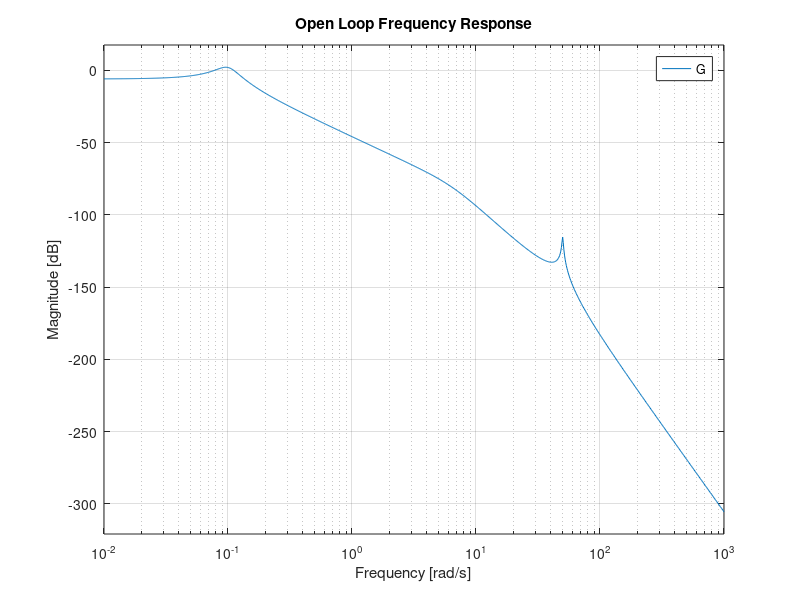
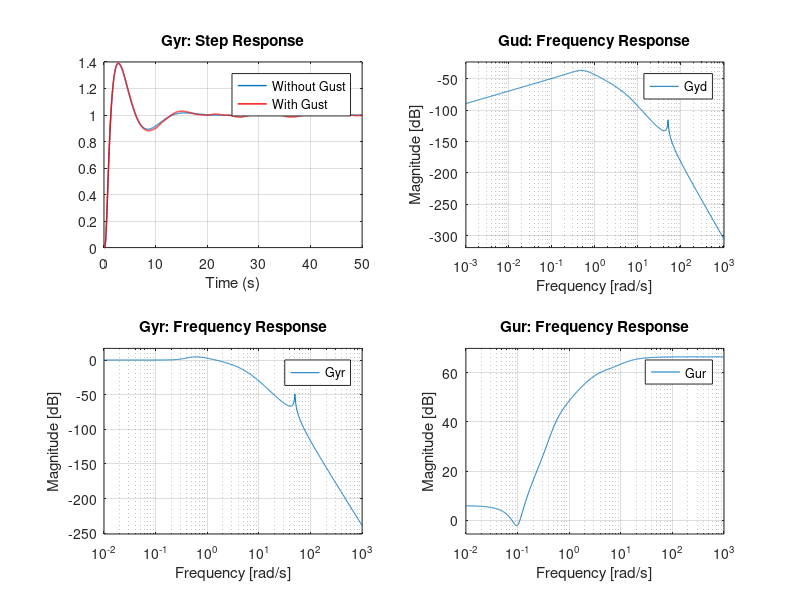
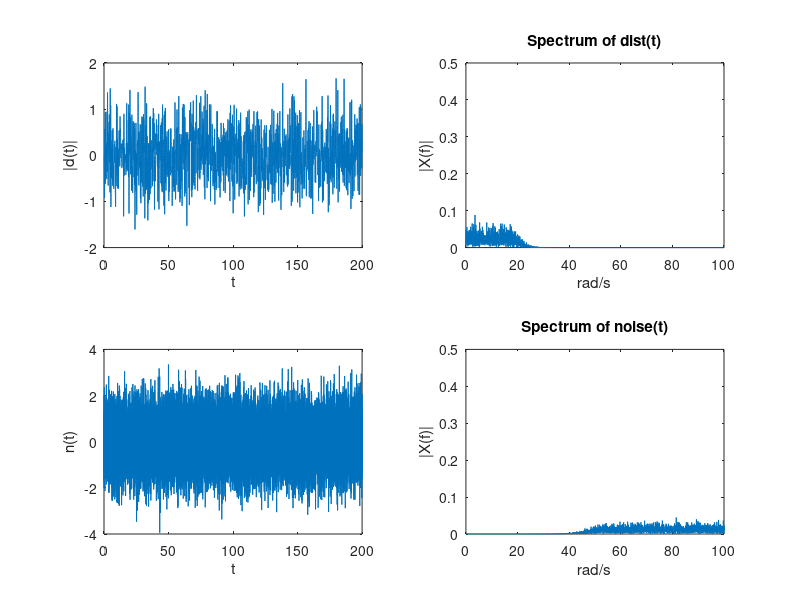
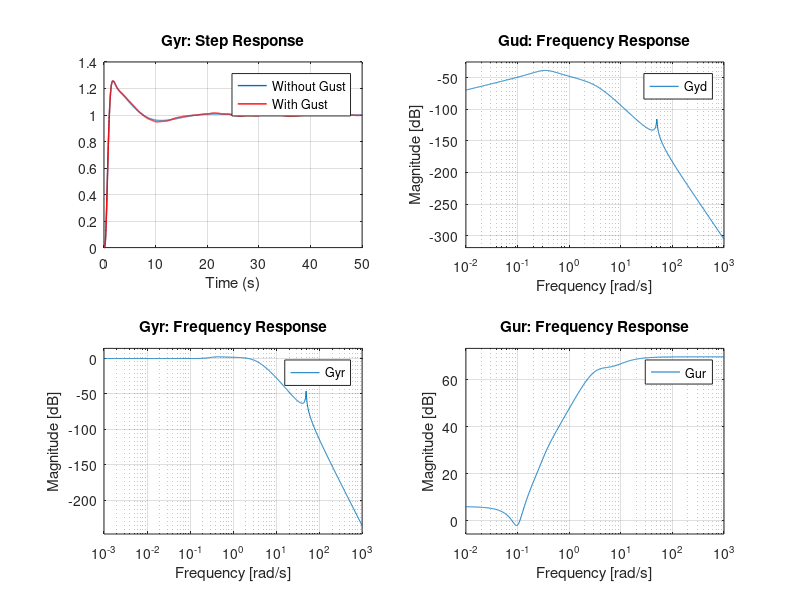

MATLAB code for these plots, in order: (Note: a time limit stopped this script after it produced the figures.)
clear; clc; 
close all
%% Helicopter Model
s = tf('s');

Om1 = 0.1; z1 = 0.2; % Phugoid
Om2 = 6.5; z2 = 0.7; % Short period
Om3 = 50; z3 = 0.01; % Flex mode

G1 = tf(Om1^2,[1 2*z1*Om1 Om1^2]);
G2 = tf(Om2^2,[1 2*z2*Om2 Om2^2]);
G3 = tf(Om3^2,[1 2*z3*Om3 Om3^2]);
G = 0.5*G1*G2*G3;

figure(1)
bodemag(G); title('Open Loop Frequency Response')
% print -depsc plantBode.eps

%% Create disturbance and noise signals.
dt = 0.01; Fs = 1/dt;
F = 1/(s/5+1);
T = 0:dt:200;

% Create disturbance
D = 2*randn(length(T),1);
wc = (20/2/pi)/(Fs/2); % Normalized cutoff frequency (10 rqd/s)
[fb,fa] = butter(10,wc,'low'); % butter worth filter.
d = filter(fb,fa,D); % Now filter the disturbance. This generates colored noise
L = length(T)+1;

NFFT = 2^nextpow2(L); % Next power of 2 from length of y
Z = 2*fft(d,NFFT)/L;
f = Fs/2*linspace(0,1,NFFT/2+1); % Only interested in signals upto Fs/2 Hz.
absZ = abs(Z(1:NFFT/2+1));
figure(3);
subplot(2,2,1);plot(T,d); 
xlabel('t'); ylabel('|d(t)|');

subplot(2,2,2);plot(2*pi*f,absZ); axis([0 100 0 .5]);
title('Spectrum of dist(t)');
xlabel('rad/s');
ylabel('|X(f)|');

% Create sensor noise
N = randn(length(T),1);
wc = (50/2/pi)/(Fs/2); % Normalized cutoff frequency (10 Hz)
[fb,fa] = butter(10,wc,'high'); % butter worth filter.
n = filter(fb,fa,N); % Now filter the disturbance. This generates colored noise
L = length(T)+1;

NFFT = 2^nextpow2(L); % Next power of 2 from length of y
Z = fft(n,NFFT)/L;
f = Fs/2*linspace(0,1,NFFT/2+1); % Only interested in signals upto Fs/2 Hz.
absZ = 2*abs(Z(1:NFFT/2+1));
figure(3);
subplot(2,2,3);plot(T,n);
xlabel('t');
ylabel('n(t)');

subplot(2,2,4);plot(2*pi*f,absZ); axis([0 100 0 .5]);
title('Spectrum of noise(t)');
xlabel('rad/s');
ylabel('|X(f)|');

% Save Data
P = G;
distTime = d;
noiseTime = n;

save heli.mat P distTime noiseTime T
%% Controller Design: Iteration 0 (given)
K = 100;
Ki = 30;
Kd = 200;

C = K + Ki/s + Kd*s/(s/10+1); % PID

Gyr = C*G/(1+C*G);
Gyd = G/(1+C*G);
Gyn = -Gyr;
Gur = C/(1+C*G);

%% Time Simulation: Iteration 0 (given)
Y1 = step(Gyr,T); 
Y2 = lsim(Gyd,5*d,T);
Y3 = lsim(Gyn,n,T);
u = step(Gur,T);

figure("Name", "Iteration 0"); clf;
subplot(2,2,1); plot(T,Y1,'Linewidth',1); title('Gyr: Step Response'); xlabel('Time (s)'); grid on;
hold on; plot(T,Y1+Y2,'r','Linewidth',1); xlim([0,50]); legend('Without Gust','With Gust');

subplot(2,2,2); bodemag(Gyd); title('Gud: Frequency Response'); grid on;
subplot(2,2,3); bodemag(Gyr); title('Gyr: Frequency Response'); grid on;
subplot(2,2,4); bodemag(Gur); title('Gur: Frequency Response'); grid on;

%% Controller Design: Iteration 1 (increased derivative action)
% Overshoot was high, increasing derivative action will increase damping
% and decrease overshoot
K = 100;
Ki = 30;
Kd = 300;

C = K + Ki/s + Kd*s/(s/10+1); % PID

Gyr = C*G/(1+C*G);
Gyd = G/(1+C*G);
Gyn = -Gyr;
Gur = C/(1+C*G);

%% Time Simulation: Iteration 1 (given)
Y1 = step(Gyr,T); 
Y2 = lsim(Gyd,5*d,T);
Y3 = lsim(Gyn,n,T);
u = step(Gur,T);

figure("Name", "Iteration 1"); clf;
subplot(2,2,1); plot(T,Y1,'Linewidth',1); title('Gyr: Step Response'); xlabel('Time (s)'); grid on;
hold on; plot(T,Y1+Y2,'r','Linewidth',1); xlim([0,50]); legend('Without Gust','With Gust');

subplot(2,2,2); bodemag(Gyd); title('Gud: Frequency Response'); grid on;
subplot(2,2,3); bodemag(Gyr); title('Gyr: Frequency Response'); grid on;
subplot(2,2,4); bodemag(Gur); title('Gur: Frequency Response'); grid on;

%% Controller Design: Iteration 2 (decreased proportional term)
% Overshoot is still too high. Decreasing propertional term by factor of 0.3.
K = 50;
Ki = 30;
Kd = 300;

C = K + Ki/s + Kd*s/(s/10+1); % PID

Gyr = C*G/(1+C*G);
Gyd = G/(1+C*G);
Gyn = -Gyr;
Gur = C/(1+C*G);

%% Time Simulation: Iteration 2 (given)
Y1 = step(Gyr,T); 
Y2 = lsim(Gyd,5*d,T);
Y3 = lsim(Gyn,n,T);
u = step(Gur,T);

figure("Name", "Iteration 2"); clf;
subplot(2,2,1); plot(T,Y1,'Linewidth',1); title('Gyr: Step Response'); xlabel('Time (s)'); grid on;
hold on; plot(T,Y1+Y2,'r','Linewidth',1); xlim([0,50]); legend('Without Gust','With Gust');

subplot(2,2,2); bodemag(Gyd); title('Gud: Frequency Response'); grid on;
subplot(2,2,3); bodemag(Gyr); title('Gyr: Frequency Response'); grid on;
subplot(2,2,4); bodemag(Gur); title('Gur: Frequency Response'); grid on;

%% Controller Design: Iteration 3 (decreased integral term)
% Overshoot is still too high. Decreasing integral term by factor of 0.33.
K = 43;
Ki = 12;
Kd = 320;

C = K + Ki/s + Kd*s/(s/10+1); % PID

Gyr = C*G/(1+C*G);
Gyd = G/(1+C*G);
Gyn = -Gyr;
Gur = C/(1+C*G);

%% Time Simulation: Iteration 3 (decreased integral term)
Y1 = step(Gyr,T); 
Y2 = lsim(Gyd,5*d,T);
Y3 = lsim(Gyn,n,T);
u = step(Gur,T);

figure("Name", "Iteration 2"); clf;
subplot(2,2,1); plot(T,Y1,'Linewidth',1); title('Gyr: Step Response'); xlabel('Time (s)'); grid on;
hold on; plot(T,Y1+Y2,'r','Linewidth',1); xlim([0,50]); legend('Without Gust','With Gust');

subplot(2,2,2); bodemag(Gyd); title('Gud: Frequency Response'); grid on;
subplot(2,2,3); bodemag(Gyr); title('Gyr: Frequency Response'); grid on;
subplot(2,2,4); bodemag(Gur); title('Gur: Frequency Response'); grid on;

%% Controller Design: Iteration 4 (decreased proportional and integral terms)
% Overshoot is still too high. Decreasing proportional term by factor of 0.33.
K = 20;
Ki = 3.65;
Kd = 307;

C = K + Ki/s + Kd*s/(s/10+1); % PID

Gyr = C*G/(1+C*G);
Gyd = G/(1+C*G);
Gyn = -Gyr;
Gur = C/(1+C*G);

%% Time Simulation: Iteration 4 (given)
Y1 = step(Gyr,T); 
Y2 = lsim(Gyd,10*d,T);
Y3 = lsim(Gyn,n,T);
u = step(Gur,T);

figure("Name", "Iteration 4"); clf;
subplot(2,2,1); plot(T,Y1,'Linewidth',1); title('Gyr: Step Response'); xlabel('Time (s)'); grid on;
hold on; plot(T,Y1+Y2,'r','Linewidth',1); xlim([0,50]); legend('Without Gust','With Gust');

subplot(2,2,2); bodemag(Gyd); title('Gud: Frequency Response'); grid on;
subplot(2,2,3); bodemag(Gyr); title('Gyr: Frequency Response'); grid on;
subplot(2,2,4); bodemag(Gur); title('Gur: Frequency Response'); grid on;
